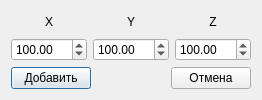
<?xml version="1.0" encoding="UTF-8"?>
<ui version="4.0">
 <class>AddDialog</class>
 <widget class="QDialog" name="AddDialog">
  <property name="geometry">
   <rect>
    <x>0</x>
    <y>0</y>
    <width>262</width>
    <height>100</height>
   </rect>
  </property>
  <property name="windowTitle">
   <string>Add a Row</string>
  </property>
  <layout class="QVBoxLayout" name="verticalLayout_5">
   <item>
    <layout class="QVBoxLayout" name="verticalLayout_4">
     <item>
      <layout class="QHBoxLayout" name="horizontalLayout">
       <item>
        <layout class="QVBoxLayout" name="verticalLayout">
         <item>
          <widget class="QLabel" name="label">
           <property name="text">
            <string>X</string>
           </property>
           <property name="alignment">
            <set>Qt::AlignCenter</set>
           </property>
          </widget>
         </item>
         <item>
          <widget class="QDoubleSpinBox" name="dsp_x">
           <property name="minimum">
            <double>-300.000000000000000</double>
           </property>
           <property name="maximum">
            <double>300.000000000000000</double>
           </property>
           <property name="value">
            <double>100.000000000000000</double>
           </property>
          </widget>
         </item>
        </layout>
       </item>
       <item>
        <layout class="QVBoxLayout" name="verticalLayout_2">
         <item>
          <widget class="QLabel" name="label_2">
           <property name="text">
            <string>Y</string>
           </property>
           <property name="alignment">
            <set>Qt::AlignCenter</set>
           </property>
          </widget>
         </item>
         <item>
          <widget class="QDoubleSpinBox" name="dsp_y">
           <property name="minimum">
            <double>-3000.000000000000000</double>
           </property>
           <property name="maximum">
            <double>300.000000000000000</double>
           </property>
           <property name="value">
            <double>100.000000000000000</double>
           </property>
          </widget>
         </item>
        </layout>
       </item>
       <item>
        <layout class="QVBoxLayout" name="verticalLayout_3">
         <item>
          <widget class="QLabel" name="label_3">
           <property name="text">
            <string>Z</string>
           </property>
           <property name="alignment">
            <set>Qt::AlignCenter</set>
           </property>
          </widget>
         </item>
         <item>
          <widget class="QDoubleSpinBox" name="dsp_z">
           <property name="minimum">
            <double>-300.000000000000000</double>
           </property>
           <property name="maximum">
            <double>300.000000000000000</double>
           </property>
           <property name="value">
            <double>100.000000000000000</double>
           </property>
          </widget>
         </item>
        </layout>
       </item>
      </layout>
     </item>
     <item>
      <layout class="QHBoxLayout" name="horizontalLayout_2">
       <item>
        <widget class="QPushButton" name="btn_add">
         <property name="text">
          <string>Добавить</string>
         </property>
        </widget>
       </item>
       <item>
        <spacer name="horizontalSpacer">
         <property name="orientation">
          <enum>Qt::Horizontal</enum>
         </property>
         <property name="sizeHint" stdset="0">
          <size>
           <width>40</width>
           <height>20</height>
          </size>
         </property>
        </spacer>
       </item>
       <item>
        <widget class="QPushButton" name="btn_cancel">
         <property name="text">
          <string>Отмена</string>
         </property>
        </widget>
       </item>
      </layout>
     </item>
    </layout>
   </item>
  </layout>
 </widget>
 <resources/>
 <connections/>
</ui>
